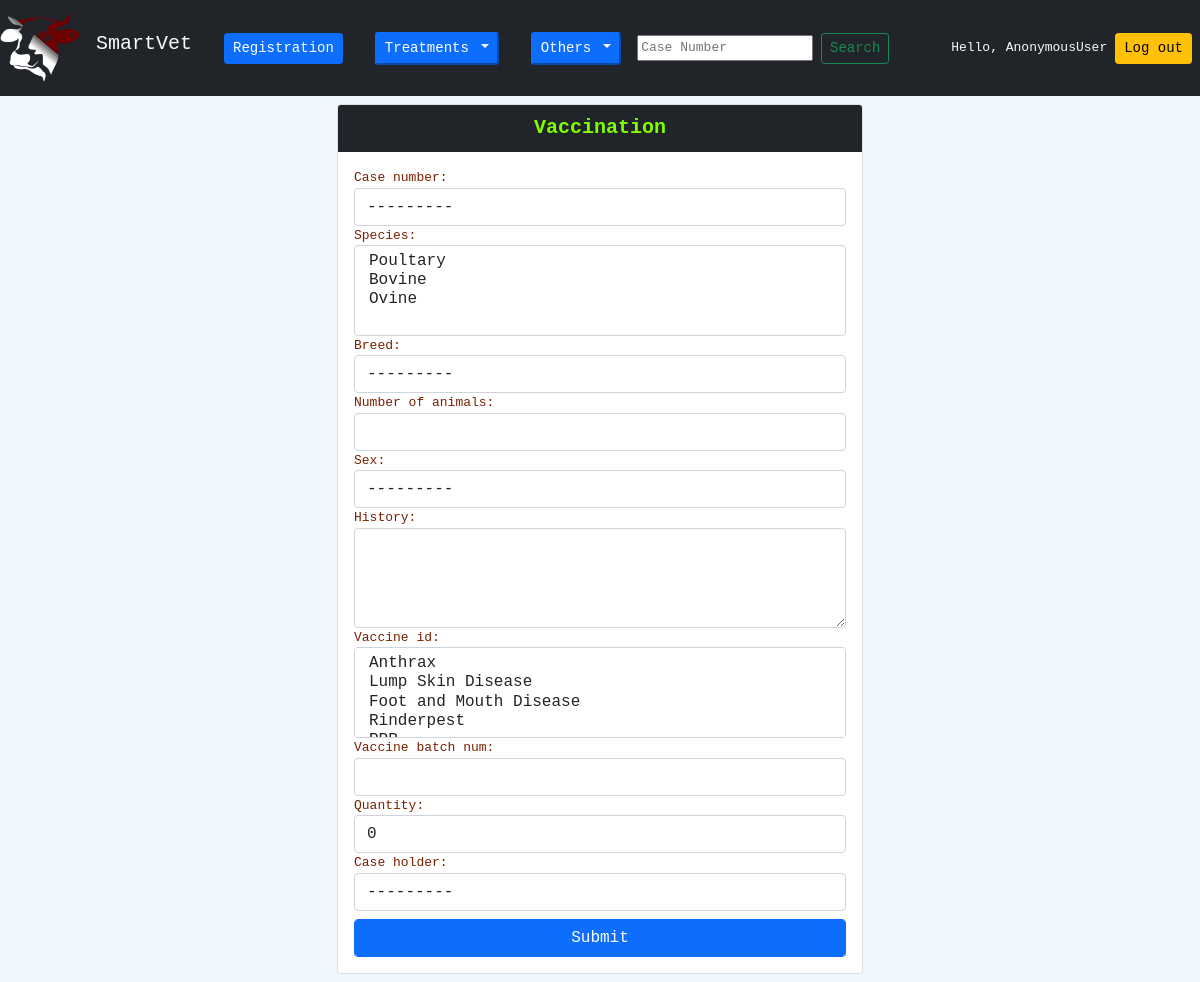
The page /vaccination/ on the database as committed earlier.
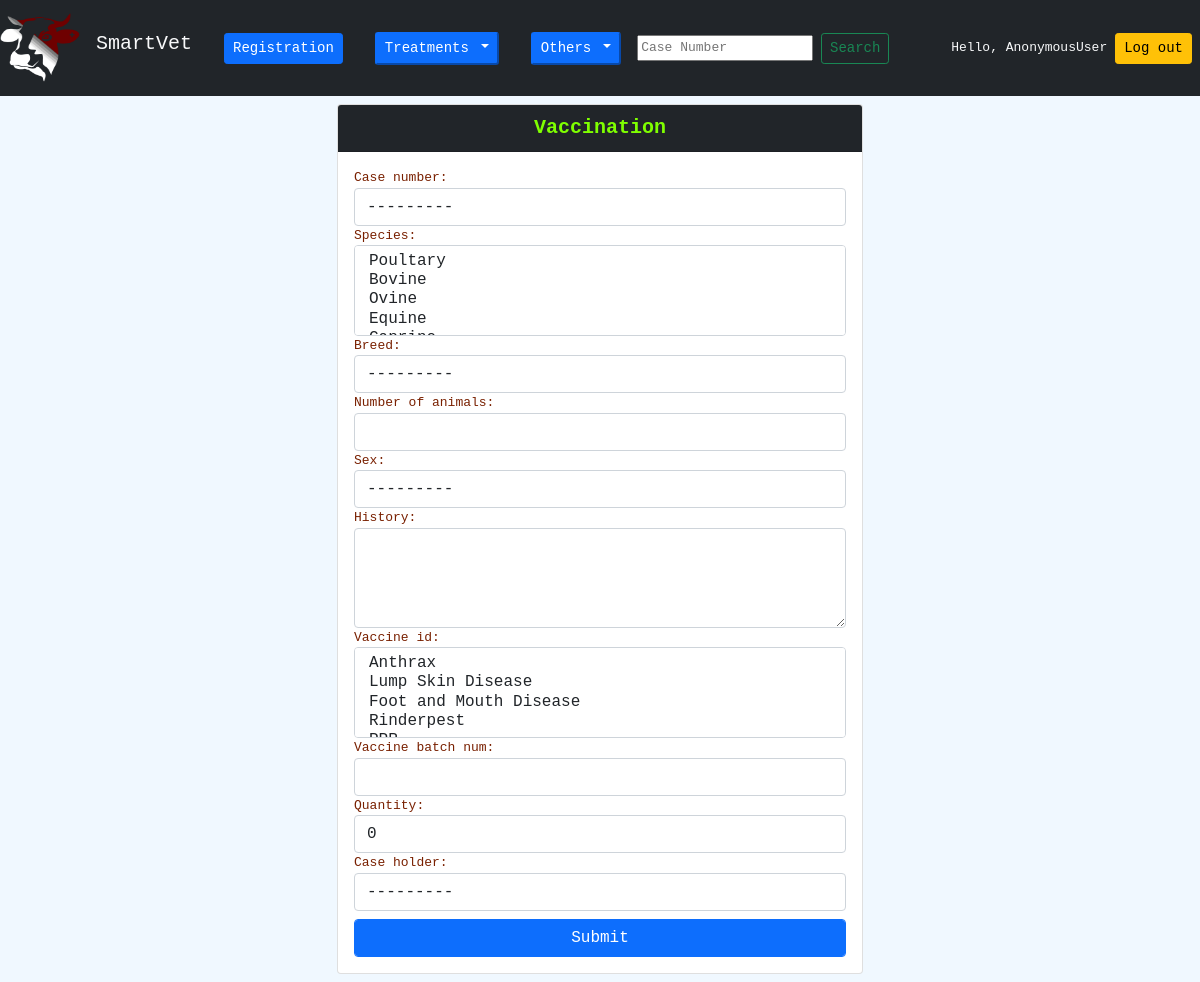
The same page on the database as committed later.
### registernewuser/models.py (models this page shows, shortened)
class Customer(models.Model):
    case_number = models.AutoField(primary_key=True, null=False)
    customer_name = models.CharField(max_length=100)
    sub_kebele = models.CharField(max_length=100)
    kebele = models.ForeignKey(Kebele, on_delete=models.CASCADE)
    service_date = models.DateField(auto_now=False, auto_now_add=True)
    mobile_number = models.PositiveIntegerField(unique=True)
    def __str__(self):
        return str(f"{self.customer_name}({self.case_number})")

### vaccination/views.py (the view, shortened to what this page needs)
# urls.py: path('',Index.as_view(),name="index"),
class Index(View):
    templateUrl = 'vaccination/vaccination.html'
    search_form = SearchVaccinationHistoryForm()
    def get(self, request):
        form = VaccinationForm(initial={'case_holder': request.user})
        return render(request, self.templateUrl, {'form': form,'search_form':self.search_form})

### vaccination/forms.py (shortened to what this page needs)
class VaccinationForm(ModelForm):
    class Meta:
        textAreaSize = "height: 100px;"
        model = Vaccination
        exclude = ['service_date',"paid"]
        widgets = {
            'case_number': forms.Select(attrs={'class': 'form-control'}),
            'species': forms.SelectMultiple(attrs={'class': 'form-control'}),
            'breed': forms.Select(attrs={'class': 'form-control'}),
            'sex': forms.Select(attrs={'class': 'form-control'}),
            'number_of_animals':forms.NumberInput(attrs={'class':'form-control'}),
            'history':forms.Textarea(attrs={'class':'form-control', 'style':textAreaSize}),
            'vaccine_id': forms.SelectMultiple(attrs={'class': 'form-control'}),
            'vaccine_batch_num': forms.TextInput(attrs={'class': 'form-control'}),
            'quantity': forms.NumberInput(attrs={'class': 'form-control'}),
            'case_holder': forms.Select(attrs={'class': 'form-control'}),
            'total': forms.NumberInput(attrs={'class': 'form-control', 'type': 'hidden'}),
        }

### registernewuser/models.py (called while the page is built)
    def __str__(self):
        return self.breed_name

    def __str__(self):
        return self.species_type

### vaccination/templates/vaccination/vaccination.html (shortened to what this page needs)
{% extends 'home/home.html' %} {%load static %}  {%block content%}
<div class="col col-md-6 mx-auto">
	<div class="card">
		<div class="card-header bg-dark">
			Vaccination
		</div>
		<div class="card-body">
			<div class="form-group">
				<form action="" method="POST">
					{%csrf_token%} {{form}}
					<input
						type="submit"
						value="Submit"
						class="btn btn-primary form-control mt-2"
					/>
				</form>
			</div>
		</div>
	</div>
</div>
{%endblock content%}

Rows that differ between the two databases and show on the page:
changed Customer: customer_name "Gutu Gelana" → "Selamu Handiso" (drawn)
Other text that changed with them:
form field species: "Poultary / Bovine / Ovine" → "Poultary / Bovine / Ovine / Equine"
